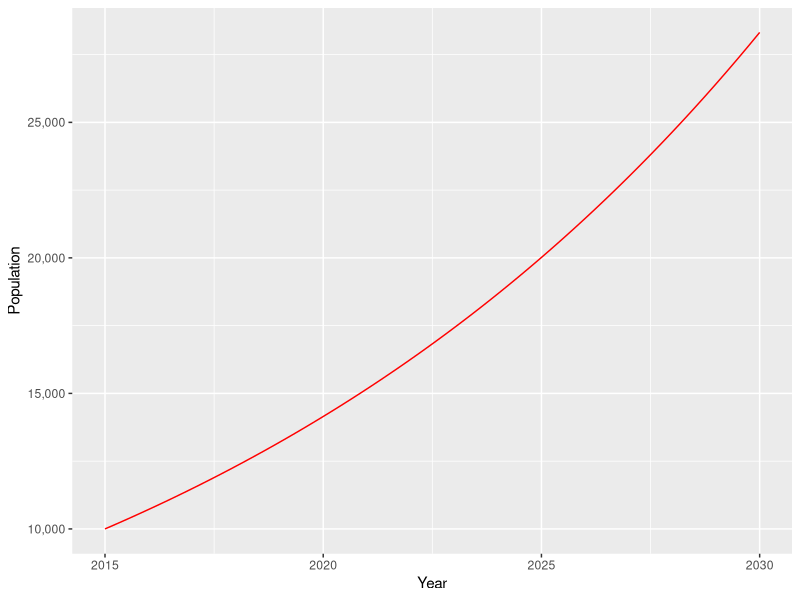
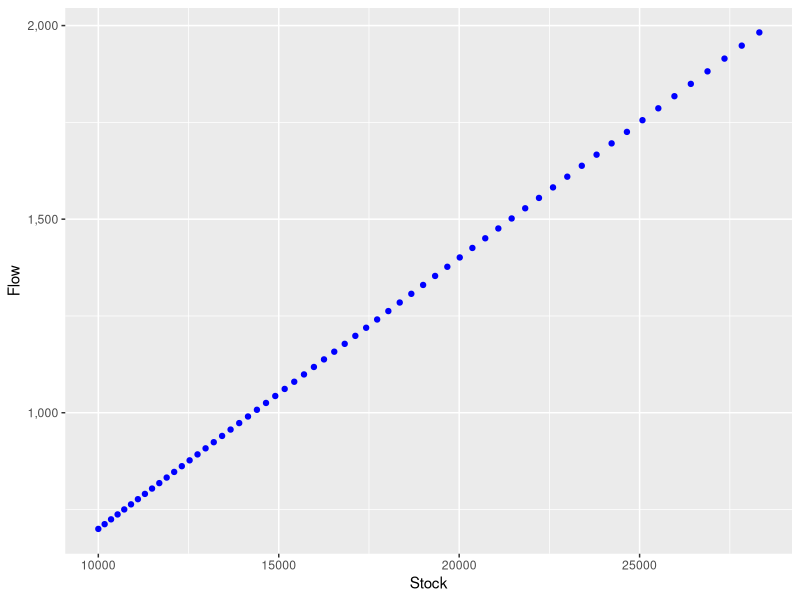

The R source for these figures, in order:
# Implement the following model in R. 
# Assume an initial population of 100000 and a growth fraction of 0.07. 
# Plot the results, and a phase plot.


library(deSolve)
library(ggplot2)
library(scales)

# Setup simulation times and time step
START<-2015; FINISH<-2030; STEP<-0.25

# Create time vector
simtime <- seq(START, FINISH, by=STEP)

# Create stock and auxs
stocks  <- c(sPopulation=10000)
auxs    <- c(aGrowthFraction=0.07)


# Model function
model <- function(time, stocks, auxs){
  with(as.list(c(stocks, auxs)),{ 
    
    fPopulationAdded<-sPopulation*aGrowthFraction
  
    
    dP_dt <- fPopulationAdded
    
    return (list(c(dP_dt),
                 Additions=fPopulationAdded,GF=aGrowthFraction))   
  })
}


# Run simulation
o<-data.frame(ode(y=stocks, times=simtime, func = model, 
                  parms=auxs, method="euler"))

# Plots and output
p1<-ggplot()+
  geom_line(data=o,aes(time,o$sPopulation),color="red")+
  scale_y_continuous(labels = comma)+
  ylab("Population")+
  xlab("Year") +
  theme(legend.position="none")

# Phase plot... state of the system v derivative

p2<-ggplot()+
  geom_point(data=o,aes(o$sPopulation,o$Additions),color="blue")+
  scale_y_continuous(labels = comma)+
  ylab("Flow")+
  xlab("Stock") +
  theme(legend.position="none")
